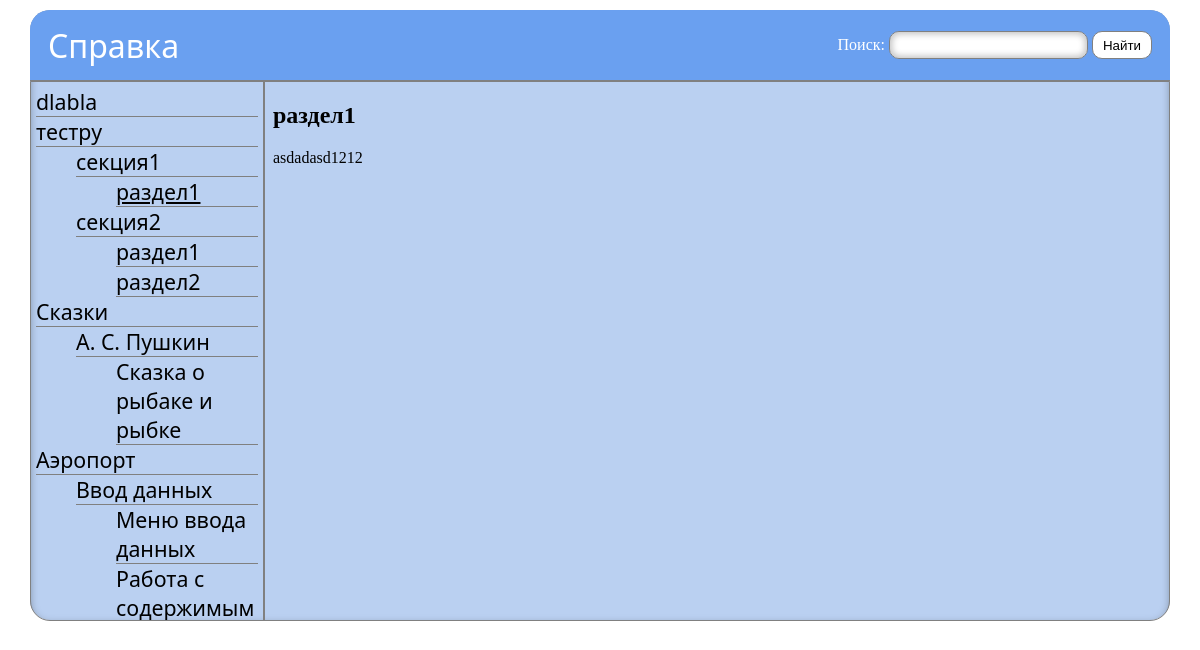
Screenshot of /?page_id=32 with the database file from the repository.
### tables this page shows
CREATE TABLE `ref_system_data` (
  `id` int(11) NOT NULL,
  `type` varchar(64) NOT NULL,
  `parent_id` int(11) DEFAULT NULL,
  `caption` varchar(150) NOT NULL,
  `content` text
);

### classes/ReferenceSystem.php (called while the page is built, shortened)
<?php
include_once 'RSArticle.php';
include_once 'ReferenceSchemeItem.php';
class ReferenceSystem
{
    public static $HierarchyItems = ['Chapter','Section','Subsection'];
    public static function GetArticleByDBId($id)
    {
        $mysqli = new mysqli(DB_HOST, DB_LOGIN, DB_PASSWORD, DB_DATABASE);
        $id = $mysqli->real_escape_string($id);
        $sql = "SELECT * FROM ref_system_data WHERE id = $id";
        if(!$result = $mysqli->query($sql))
            return "Ошибка: " . $mysqli->error . "\n";
        $arr = $result->fetch_assoc();
        return new RSArticle($arr['id'],$arr['caption'], $arr['content'], $arr['type']);
    }
    public static function GetItemChildren($pathOrId)
    {
        $mysqli = new mysqli(DB_HOST, DB_LOGIN, DB_PASSWORD, DB_DATABASE);
        $id = (is_numeric($pathOrId)) ? $pathOrId : self::PathToId($pathOrId);
        $sql = "SELECT id,type,caption FROM ref_system_data WHERE parent_id = $id";
        if(!$result = $mysqli->query($sql))
            return "Ошибка: " . $mysqli->error . "\n";
        $children = array();
        for ($i = 0; !($result->num_rows === 0) and $arr = $result->fetch_assoc(); $i++)
        {
            $children[$i] = new RSArticle($arr['id'],$arr['caption'], null, $arr['type']);
        }
        return $children;
    }
    public static function GetReferenceScheme($scheme)
    {
        if(count($scheme) === 0)
        {
            $mysqli = new mysqli(DB_HOST, DB_LOGIN, DB_PASSWORD, DB_DATABASE);
            $type = self::$HierarchyItems[0];
            $sql = "SELECT id,type,caption FROM ref_system_data WHERE type = '$type'";
            if(!$result = $mysqli->query($sql))
                return "Ошибка: " . $mysqli->error . "\n";
            for ($i = 0; !($result->num_rows === 0) and $arr = $result->fetch_assoc(); $i++) {
                $scheme[$i] = new ReferenceSchemeItem(new RSArticle($arr['id'], $arr['caption'], null, $arr['type']),
                    array(), null, $arr['caption']);
            }
            for($i=0; $i<count($scheme); $i++)
                $scheme[$i]->FirstLevel = $scheme;
            return self::GetReferenceScheme($scheme);
        }
        else
        {
            for($i=0; $i<count($scheme); $i++)
            {
                $path = $scheme[$i]->Path;
                $children = self::GetItemChildren($path);
                for ($j = 0; $j<count($children); $j++)
                {
                    $scheme[$i]->Children[$j] = new ReferenceSchemeItem($children[$j],array(),$scheme[$i]->FirstLevel,
                                                                        $path . '/' . $children[$j]->Caption);
                    if(count($children)>0)
                        self::GetReferenceScheme($scheme[$i]->Children);
                }
            }
            return $scheme[0]->FirstLevel;
        }
    }
    public static function PathToId($path)
    {
        $mysqli = new mysqli(DB_HOST, DB_LOGIN, DB_PASSWORD, DB_DATABASE);
        $path = $mysqli->real_escape_string($path);
        $path = explode('/',$path);
        $parent_id = -1;
        for($i = 0; $i<count($path); $i++)
        {
            $type = self::$HierarchyItems[$i];
            $sql = ($i > 0) ?
                "SELECT id FROM ref_system_data WHERE caption = '$path[$i]' AND type = '$type'  AND parent_id=$parent_id"
                :
                "SELECT id FROM ref_system_data WHERE caption = '$path[$i]' AND type = '$type'";
            if (!$result = $mysqli->query($sql))
                return "Ошибка: " . $mysqli->error . "\n";
            $parent_id = $result->fetch_assoc()['id'];
        }
        return $parent_id;
    }
}

### classes/ReferenceSchemeItem.php (called while the page is built, shortened)
<?php
include_once 'ReferenceSystem.php';
class ReferenceSchemeItem
{
    public function __construct($article, $children, $firstLevel, $path)
    {
        $this->Article = $article;
        $this->FirstLevel = $firstLevel;
        $this->Path = $path;
    }
}

### classes/RSArticle.php (called while the page is built, shortened)
<?php
class RSArticle
{
    public function __construct($id, $caption, $content, $type)
    {
        $this->Id = $id;
        $this->Caption = $caption;
        $this->Content = $content;
    }
}

### index.php (the view, shortened to what this page needs)
<?php
    include_once "classes/ReferenceSystem.php";
?>
<!DOCTYPE HTML>
<html>
<head>
</head>
<body>
    <div class="ItemContainer">
        <div class="ItemHeader" id="header">
            <span class="ItemHeaderText">
                Справка
            </span>
            <form>
                <span style="color: white">Поиск: </span>
                <input type="text" name="searchText" id="searchText">
                <input type="submit" value="Найти" id="searchButton">
            </form>
        </div>
        <div id="RefContainer">
            <div id="TableOfContentsContainer">
                <ul id="TableOfContents">
                    <?php
                    $sch = ReferenceSystem\ReferenceSystem::GetReferenceScheme(array());
                    for($i = 0; $i<count($sch); $i++)
                        PrintVertex($sch[$i]);
                    ?>
                </ul>
            </div>
            <div id="Content">
                <?php
                if(isset($_GET['page_id']) and $_GET['page_id'] != '')
                {
                    $article = ReferenceSystem\ReferenceSystem::GetArticleByDBId(intval($_GET['page_id']));
                    echo "<h2>$article->Caption</h2>\r\n";
                    echo $article->Content;
                }
                ?>
            </div>
        </div>
    </div>
</body>
</html>
<?php
function PrintVertex($Vertex)
{
    $query = '';
    if(isset($_GET['searchText']) AND trim($_GET['searchText']) != '')
    {
        $search = trim($_GET['searchText']);
        $articles = ReferenceSystem\ReferenceSystem::SearchReference($search);
        $flag = false;
        if(count($articles) > 0)
        {
            for($i = 0; $i<count($articles) and !$flag; $i++)
                $flag = $articles[$i]->Id == $Vertex->Article->Id;
        }
        if($flag)
            echo '<li><a href="?page_id=' . $Vertex->Article->Id . $query . '">' . $Vertex->Article->Caption . '</a>' . "</li>\r\n";
        else
            echo '<li><a style="color: gray;" href="?page_id=' . $Vertex->Article->Id . $query . '">' .
                $Vertex->Article->Caption . '</a>' . "</li>\r\n";
    }
    else
        if(isset($_GET['page_id']) and $_GET['page_id'] == $Vertex->Article->Id)
            echo '<li><a style="text-decoration: underline" href="?page_id=' . $Vertex->Article->Id . $query . '">' . $Vertex->Article->Caption . '</a>' . "</li>\r\n";
        else
            echo '<li><a href="?page_id=' . $Vertex->Article->Id . $query . '">' . $Vertex->Article->Caption . '</a>' . "</li>\r\n";
    for($i = 0; $i<count($Vertex->Children); $i++)
    {
        echo "<ul>\r\n";
        PrintVertex($Vertex->Children[$i]);
        echo "</ul>\r\n";
    }
}
?>

### index.php (style rules this page uses)
html, body { height: 97%; margin: 0; }
.ItemContainer { background-color: #bad0f1; box-shadow: inset 0px 4px 9px 0px rgba(0, 0, 0, 0.35); border-radius: 20px; margin: 10px 30px 10px 30px; padding: 0 0 10px 0; height: 600px; }
.ItemHeader { border-radius: 20px 20px 0px 0px; display: flex; justify-content: space-between; align-items: center; border-bottom: 1px solid gray; background-color: rgb(106, 160, 240); text-align: right; vertical-align: center; padding: 10px 18px 10px 18px; height: 50px; }
.ItemHeaderText { font-family: "Segoe UI", sans-serif; font-size: 24pt; color: white; }
#RefContainer { overflow: hidden; display: flex; justify-content: space-between; border: 1px solid gray; border-radius: 0px 0px 20px 20px; height: 538px; }
#TableOfContentsContainer { font-family: "Segoe UI", sans-serif; font-size: 16pt; overflow: auto; width: 20%; padding-left: 5px; padding-right: 5px; border-right: 1px solid gray; }
#Content { overflow: auto; width:80%; padding: 0px 8px 0px 8px; border-left: 1px solid gray; }
#TableOfContents { list-style-type: none; margin: 5px 0px 5px 0px; padding: 0px; }
#TableOfContents li { border-bottom: 1px solid gray; }
#TableOfContents ul { list-style-type: none; }
#searchText { border: 1px solid gray; border-radius: 10px; background-color: white; box-shadow: inset 0px 0px 6.75px 2.25px rgba(0, 0, 0, 0.23); padding: 3px 10px 3px 10px; height: 20px; }
#searchButton { border-radius: 10px; border: 1px solid gray; background-color: white; height: 28px; padding: 3px 10px 3px 10px; cursor: pointer; }
a { color: black; text-decoration: none; }

### rows the page displays
ref_system_data: caption "dlabla"
ref_system_data: caption "тестру"
ref_system_data: caption "секция1"
ref_system_data: caption "раздел1", content "asdadasd1212"
ref_system_data: caption "секция2"
ref_system_data: caption "раздел1"
ref_system_data: caption "раздел2"
ref_system_data: caption "Сказки"
ref_system_data: caption "А. С. Пушкин"
ref_system_data: caption "Сказка о рыбаке и рыбке"
ref_system_data: caption "Аэропорт"
ref_system_data: caption "Ввод данных"
ref_system_data: caption "Меню ввода данных"
ref_system_data: caption "Работа с содержимым"
